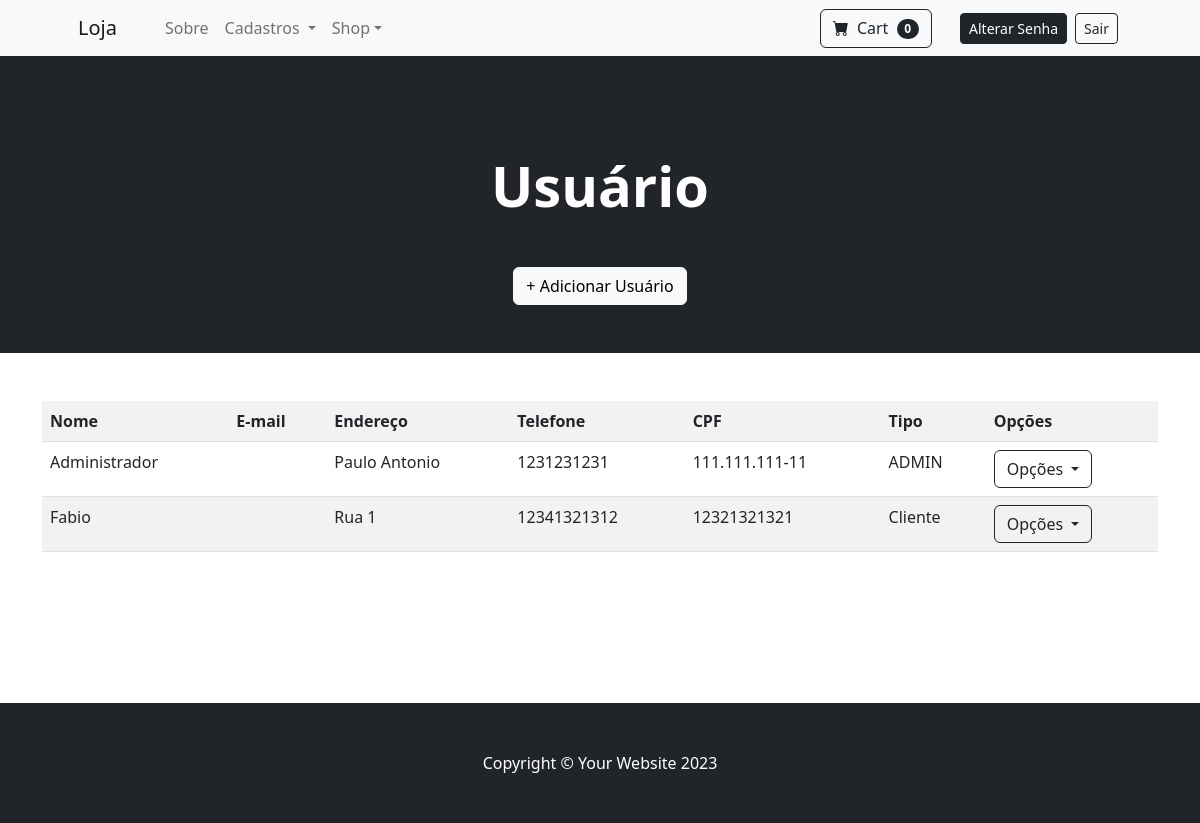
Before: /cadastro/listar/usuario/ (signed in) with the older database file.
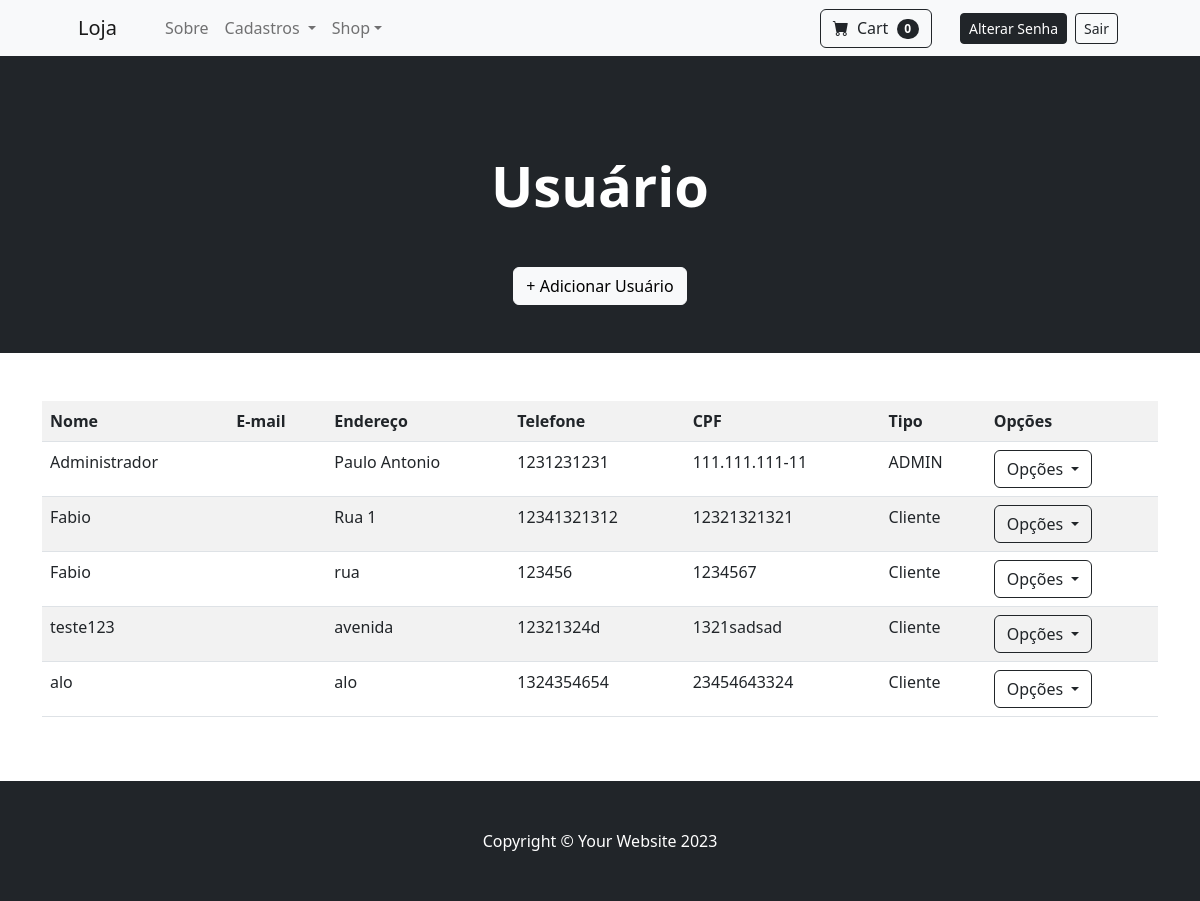
After: the same page with the newer database file.
### cadastros/models.py (models this page shows, shortened)
class Usuario(models.Model):
    usuario = models.OneToOneField(User, on_delete=models.CASCADE, related_name="usuario")
    nome = models.CharField(max_length=255)
    endereco = models.CharField(max_length=255)
    telefone = models.CharField(max_length=20)
    cpf = models.CharField(max_length=14, unique=True)
    tipo = models.CharField(
        max_length=20,
        choices=TipoUsuario.choices,
        default=TipoUsuario.CLIENTE
    )

### cadastros/views.py (the view)
# urls.py: path("listar/usuario/", UsuarioList.as_view(), name="listar-usuario"),
class UsuarioList(GroupRequiredMixin, LoginRequiredMixin, ListView):
    group_required = "Administrador"
    login_url = reverse_lazy('login')
    template_name = "cadastros/listas/usuario.html"
    model = Usuario

### cadastros/templates/cadastros/listas/usuario.html (shortened to what this page needs)
{% extends "paginasweb/modelos/index.html" %}
{% load static %}
{% block header %}
<header class="bg-dark py-5">
    <div class="container px-4 px-lg-5">
        <div class="text-center text-white">
            <h4 class="display-4 fw-bolder m-5">
                Usuário
            </h4>
            <a href="{% url 'registrar' %}" class="btn btn-light mb-0">
                + Adicionar Usuário
            </a>
        </div>
    </div>
</header>
{% endblock header %}
{% block conteudo %}
<div class="outer-container">
    <div class="inner-container container mt-5 mb-5">
        <table class="table table-striped">
            <tr>
                <th>Nome</th>
                <th>E-mail</th>
                <th>Endereço</th>
                <th>Telefone</th>
                <th>CPF</th>
                <th>Tipo</th>
                <th>Opções</th>
            </tr>
            {% for object in object_list %}
            <tr>
                <td>{{ object.nome }}</td>
                <td>{{ object.email }}</td>
                <td>{{ object.endereco }}</td>
                <td>{{ object.telefone }}</td>
                <td>{{ object.cpf }}</td>
                <td>{{ object.tipo }}</td>
                <td>
                    <div class="dropdown">
                        <button class="btn btn-outline-dark dropdown-toggle" type="button" data-bs-toggle="dropdown" aria-expanded="false">
                            Opções
                        </button>
                    </div>
                </td>
            </tr>
            {% empty %}
            <tr>
                <td colspan="3">Nenhum registro encontrado.</td>
            </tr>
            {% endfor %}
        </table>
    </div>
</div>
{% endblock conteudo %}

### paginasweb/templates/paginasweb/modelos/index.html (shortened to what this page needs)
{% load static %}
<!DOCTYPE html>
<html lang="pt-br">
  <head>
    <link
      href="https://cdn.jsdelivr.net/npm/bootstrap-icons@1.5.0/font/bootstrap-icons.css"
      rel="stylesheet"
    />
    <link href="{% static "css/styles.css" %}" rel="stylesheet" />
  </head>
  <body>
    {% block menu %}
    <nav class="navbar navbar-expand-lg navbar-light bg-light">
      <div class="container px-4 px-lg-5">
        <a class="navbar-brand" href="{% url 'index' %}">Loja</a>
        <div class="collapse navbar-collapse" id="navbarSupportedContent">
          <ul class="navbar-nav me-auto mb-2 mb-lg-0 ms-lg-4">
            <li class="nav-item">
              <a class="nav-link" href="{% url 'sobre' %}">Sobre</a>
            </li>
            {% if request.user.is_authenticated %}
            <li class="nav-item dropdown">
                <a class="nav-link dropdown-toggle" href="#" role="button" data-bs-toggle="dropdown" aria-expanded="false">
                    Cadastros
                </a>
            </li>
            {% endif %}
            <li class="nav-item dropdown">
              <a
                class="nav-link dropdown-toggle"
                id="navbarDropdown"
                href="#"
                role="button"
                data-bs-toggle="dropdown"
                aria-expanded="false"
                >Shop</a
              >
            </li>
          </ul>
          <form class="d-flex">
          {% if request.user.is_authenticated %}
            <button class="btn btn-outline-dark" type="submit">
              <i class="bi-cart-fill me-1"></i>
              Cart
              <span class="badge bg-dark text-white ms-1 rounded-pill">0</span>
            </button>
            <ul class="navbar-nav me-auto mb-2 mb-lg-0 ms-lg-4">
              <li class="m-1">
                  <a class="btn btn-sm btn-dark" href="{% url "alterar-senha" %}">Alterar Senha</a>
              </li>
              <li class="m-1">
                <a class="btn btn-sm btn-outline-dark" href="{% url "logout" %}">Sair</a>
              </li>
            </ul>
            {% endif %}
          </form>
        </div>
      </div>
    </nav>
    {% endblock menu %}
    {% block header %}{% endblock header %}
    {% block conteudo %}{% endblock conteudo %}
    {% block rodape %}
    <footer class="py-5 bg-dark">
      <div class="container">
        <p class="m-0 text-center text-white">
          Copyright &copy; Your Website 2023
        </p>
      </div>
    </footer>
    {% endblock rodape %}
  </body>
</html>

### cadastros/templates/cadastros/listas/usuario.html (style rules this page uses)
.outer-container { min-height: calc(100vh - 450px); display: flex; flex-direction: column; }
.inner-container { flex-grow: 1; }

Changed rows visible on the page:
added Usuario: nome "Fabio", endereco "rua", telefone "123456", cpf "1234567", tipo "Cliente"
added Usuario: nome "teste123", endereco "avenida", telefone "12321324d", cpf "1321sadsad", tipo "Cliente"
added Usuario: nome "alo", endereco "alo", telefone "1324354654", cpf "23454643324", tipo "Cliente"
